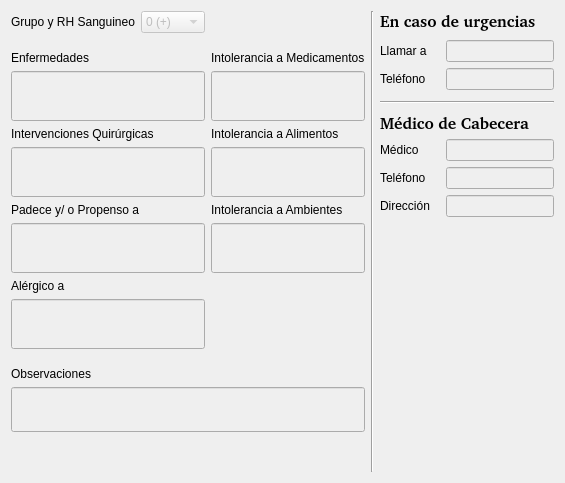
            <widget class="QWidget" name="tab_6">
             <attribute name="title">
              <string>Ficha Medica</string>
             </attribute>
             <layout class="QGridLayout" name="gridLayout_47">
              <item row="0" column="0">
               <layout class="QGridLayout" name="gridLayout_40">
                <item row="0" column="0">
                 <layout class="QGridLayout" name="gridLayout_38">
                  <item row="0" column="0">
                   <layout class="QHBoxLayout" name="horizontalLayout_18">
                    <item>
                     <widget class="QLabel" name="label_82">
                      <property name="text">
                       <string>Grupo y RH Sanguineo</string>
                      </property>
                     </widget>
                    </item>
                    <item>
                     <widget class="QComboBox" name="comboBox_9">
                      <property name="enabled">
                       <bool>false</bool>
                      </property>
                      <item>
                       <property name="text">
                        <string>0 (+)</string>
                       </property>
                      </item>
                      <item>
                       <property name="text">
                        <string>0 (-)</string>
                       </property>
                      </item>
                      <item>
                       <property name="text">
                        <string>A (+)</string>
                       </property>
                      </item>
                      <item>
                       <property name="text">
                        <string>A (-)</string>
                       </property>
                      </item>
                      <item>
                       <property name="text">
                        <string>B (+)</string>
                       </property>
                      </item>
                      <item>
                       <property name="text">
                        <string>B (-)</string>
                       </property>
                      </item>
                      <item>
                       <property name="text">
                        <string>AB (+)</string>
                       </property>
                      </item>
                      <item>
                       <property name="text">
                        <string>AB (-)</string>
                       </property>
                      </item>
                     </widget>
                    </item>
                   </layout>
                  </item>
                  <item row="2" column="0">
                   <layout class="QVBoxLayout" name="verticalLayout_3">
                    <item>
                     <widget class="QLabel" name="label_85">
                      <property name="text">
                       <string>Enfermedades</string>
                      </property>
                     </widget>
                    </item>
                    <item>
                     <widget class="QLineEdit" name="lineEdit_32">
                      <property name="enabled">
                       <bool>false</bool>
                      </property>
                      <property name="minimumSize">
                       <size>
                        <width>0</width>
                        <height>50</height>
                       </size>
                      </property>
                     </widget>
                    </item>
                   </layout>
                  </item>
                  <item row="2" column="1">
                   <layout class="QVBoxLayout" name="verticalLayout_4">
                    <item>
                     <widget class="QLabel" name="label_84">
                      <property name="text">
                       <string>Intolerancia a Medicamentos</string>
                      </property>
                     </widget>
                    </item>
                    <item>
                     <widget class="QLineEdit" name="lineEdit_38">
                      <property name="enabled">
                       <bool>false</bool>
                      </property>
                      <property name="sizePolicy">
                       <sizepolicy hsizetype="Preferred" vsizetype="Fixed">
                        <horstretch>0</horstretch>
                        <verstretch>0</verstretch>
                       </sizepolicy>
                      </property>
                      <property name="minimumSize">
                       <size>
                        <width>0</width>
                        <height>50</height>
                       </size>
                      </property>
                     </widget>
                    </item>
                   </layout>
                  </item>
                  <item row="3" column="0">
                   <layout class="QVBoxLayout" name="verticalLayout_5">
                    <item>
                     <widget class="QLabel" name="label_88">
                      <property name="text">
                       <string>Intervenciones Quirúrgicas</string>
                      </property>
                     </widget>
                    </item>
                    <item>
                     <widget class="QLineEdit" name="lineEdit_56">
                      <property name="enabled">
                       <bool>false</bool>
                      </property>
                      <property name="minimumSize">
                       <size>
                        <width>0</width>
                        <height>50</height>
                       </size>
                      </property>
                     </widget>
                    </item>
                   </layout>
                  </item>
                  <item row="3" column="1">
                   <layout class="QVBoxLayout" name="verticalLayout_6">
                    <item>
                     <widget class="QLabel" name="label_83">
                      <property name="text">
                       <string>Intolerancia a Alimentos</string>
                      </property>
                     </widget>
                    </item>
                    <item>
                     <widget class="QLineEdit" name="lineEdit_55">
                      <property name="enabled">
                       <bool>false</bool>
                      </property>
                      <property name="sizePolicy">
                       <sizepolicy hsizetype="Preferred" vsizetype="Fixed">
                        <horstretch>0</horstretch>
                        <verstretch>0</verstretch>
                       </sizepolicy>
                      </property>
                      <property name="minimumSize">
                       <size>
                        <width>0</width>
                        <height>50</height>
                       </size>
                      </property>
                     </widget>
                    </item>
                   </layout>
                  </item>
                  <item row="4" column="0">
                   <layout class="QVBoxLayout" name="verticalLayout_7">
                    <item>
                     <widget class="QLabel" name="label_91">
                      <property name="text">
                       <string>Padece y/ o Propenso a</string>
                      </property>
                     </widget>
                    </item>
                    <item>
                     <widget class="QLineEdit" name="lineEdit_33">
                      <property name="enabled">
                       <bool>false</bool>
                      </property>
                      <property name="minimumSize">
                       <size>
                        <width>0</width>
                        <height>50</height>
                       </size>
                      </property>
                     </widget>
                    </item>
                   </layout>
                  </item>
                  <item row="4" column="1">
                   <layout class="QVBoxLayout" name="verticalLayout_9">
                    <item>
                     <widget class="QLabel" name="label_81">
                      <property name="text">
                       <string>Intolerancia a Ambientes</string>
                      </property>
                     </widget>
                    </item>
                    <item>
                     <widget class="QLineEdit" name="lineEdit_58">
                      <property name="enabled">
                       <bool>false</bool>
                      </property>
                      <property name="minimumSize">
                       <size>
                        <width>0</width>
                        <height>50</height>
                       </size>
                      </property>
                     </widget>
                    </item>
                   </layout>
                  </item>
                  <item row="5" column="0">
                   <layout class="QVBoxLayout" name="verticalLayout_8">
                    <item>
                     <widget class="QLabel" name="label_89">
                      <property name="text">
                       <string>Alérgico a</string>
                      </property>
                     </widget>
                    </item>
                    <item>
                     <widget class="QLineEdit" name="lineEdit_60">
                      <property name="enabled">
                       <bool>false</bool>
                      </property>
                      <property name="minimumSize">
                       <size>
                        <width>0</width>
                        <height>50</height>
                       </size>
                      </property>
                     </widget>
                    </item>
                   </layout>
                  </item>
                  <item row="1" column="0" colspan="2">
                   <spacer name="verticalSpacer_11">
                    <property name="orientation">
                     <enum>Qt::Vertical</enum>
                    </property>
                    <property name="sizeType">
                     <enum>QSizePolicy::Fixed</enum>
                    </property>
                    <property name="sizeHint" stdset="0">
                     <size>
                      <width>20</width>
                      <height>12</height>
                     </size>
                    </property>
                   </spacer>
                  </item>
                  <item row="0" column="1">
                   <spacer name="horizontalSpacer_41">
                    <property name="orientation">
                     <enum>Qt::Horizontal</enum>
                    </property>
                    <property name="sizeHint" stdset="0">
                     <size>
                      <width>40</width>
                      <height>20</height>
                     </size>
                    </property>
                   </spacer>
                  </item>
                 </layout>
                </item>
                <item row="2" column="0">
                 <layout class="QVBoxLayout" name="verticalLayout_10">
                  <item>
                   <widget class="QLabel" name="label_86">
                    <property name="text">
                     <string>Observaciones</string>
                    </property>
                   </widget>
                  </item>
                  <item>
                   <widget class="QLineEdit" name="lineEdit_54">
                    <property name="enabled">
                     <bool>false</bool>
                    </property>
                    <property name="minimumSize">
                     <size>
                      <width>0</width>
                      <height>45</height>
                     </size>
                    </property>
                   </widget>
                  </item>
                  <item>
                   <spacer name="verticalSpacer_12">
                    <property name="orientation">
                     <enum>Qt::Vertical</enum>
                    </property>
                    <property name="sizeHint" stdset="0">
                     <size>
                      <width>20</width>
                      <height>40</height>
                     </size>
                    </property>
                   </spacer>
                  </item>
                 </layout>
                </item>
                <item row="1" column="0">
                 <spacer name="verticalSpacer_14">
                  <property name="orientation">
                   <enum>Qt::Vertical</enum>
                  </property>
                  <property name="sizeType">
                   <enum>QSizePolicy::Fixed</enum>
                  </property>
                  <property name="sizeHint" stdset="0">
                   <size>
                    <width>20</width>
                    <height>12</height>
                   </size>
                  </property>
                 </spacer>
                </item>
               </layout>
              </item>
              <item row="0" column="1">
               <widget class="Line" name="line_7">
                <property name="orientation">
                 <enum>Qt::Vertical</enum>
                </property>
               </widget>
              </item>
              <item row="0" column="2">
               <layout class="QGridLayout" name="gridLayout_46">
                <item row="0" column="0">
                 <layout class="QGridLayout" name="gridLayout_43">
                  <item row="0" column="0">
                   <widget class="QLabel" name="label_90">
                    <property name="font">
                     <font>
                      <family>Bitstream Charter</family>
                      <pointsize>12</pointsize>
                      <weight>75</weight>
                      <bold>true</bold>
                     </font>
                    </property>
                    <property name="text">
                     <string>En caso de urgencias</string>
                    </property>
                   </widget>
                  </item>
                  <item row="2" column="0">
                   <layout class="QGridLayout" name="gridLayout_39">
                    <item row="0" column="0">
                     <widget class="QLabel" name="label_94">
                      <property name="sizePolicy">
                       <sizepolicy hsizetype="Fixed" vsizetype="Preferred">
                        <horstretch>0</horstretch>
                        <verstretch>0</verstretch>
                       </sizepolicy>
                      </property>
                      <property name="minimumSize">
                       <size>
                        <width>60</width>
                        <height>0</height>
                       </size>
                      </property>
                      <property name="text">
                       <string>Llamar a</string>
                      </property>
                     </widget>
                    </item>
                    <item row="0" column="1">
                     <widget class="QLineEdit" name="lineEdit_31">
                      <property name="enabled">
                       <bool>false</bool>
                      </property>
                      <property name="sizePolicy">
                       <sizepolicy hsizetype="Expanding" vsizetype="Preferred">
                        <horstretch>0</horstretch>
                        <verstretch>0</verstretch>
                       </sizepolicy>
                      </property>
                     </widget>
                    </item>
                    <item row="1" column="0">
                     <widget class="QLabel" name="label_95">
                      <property name="minimumSize">
                       <size>
                        <width>50</width>
                        <height>0</height>
                       </size>
                      </property>
                      <property name="text">
                       <string>Teléfono</string>
                      </property>
                     </widget>
                    </item>
                    <item row="1" column="1">
                     <widget class="QLineEdit" name="lineEdit_59">
                      <property name="enabled">
                       <bool>false</bool>
                      </property>
                      <property name="sizePolicy">
                       <sizepolicy hsizetype="Expanding" vsizetype="Preferred">
                        <horstretch>0</horstretch>
                        <verstretch>0</verstretch>
                       </sizepolicy>
                      </property>
                     </widget>
                    </item>
                   </layout>
                  </item>
                  <item row="1" column="0">
                   <spacer name="verticalSpacer_17">
                    <property name="orientation">
                     <enum>Qt::Vertical</enum>
                    </property>
                    <property name="sizeType">
                     <enum>QSizePolicy::Fixed</enum>
                    </property>
                    <property name="sizeHint" stdset="0">
                     <size>
                      <width>20</width>
                      <height>3</height>
                     </size>
                    </property>
                   </spacer>
                  </item>
                 </layout>
                </item>
                <item row="3" column="0">
                 <widget class="Line" name="line_3">
                  <property name="orientation">
                   <enum>Qt::Horizontal</enum>
                  </property>
                 </widget>
                </item>
                <item row="4" column="0">
                 <layout class="QGridLayout" name="gridLayout_45">
                  <item row="1" column="0">
                   <widget class="QLabel" name="label_96">
                    <property name="font">
                     <font>
                      <family>Bitstream Charter</family>
                      <pointsize>12</pointsize>
                      <weight>75</weight>
                      <bold>true</bold>
                     </font>
                    </property>
                    <property name="text">
                     <string>Médico de Cabecera</string>
                    </property>
                   </widget>
                  </item>
                  <item row="2" column="0">
                   <layout class="QGridLayout" name="gridLayout_41">
                    <item row="0" column="0">
                     <widget class="QLabel" name="label_93">
                      <property name="sizePolicy">
                       <sizepolicy hsizetype="Preferred" vsizetype="Preferred">
                        <horstretch>0</horstretch>
                        <verstretch>0</verstretch>
                       </sizepolicy>
                      </property>
                      <property name="minimumSize">
                       <size>
                        <width>60</width>
                        <height>0</height>
                       </size>
                      </property>
                      <property name="text">
                       <string>Médico</string>
                      </property>
                     </widget>
                    </item>
                    <item row="0" column="1">
                     <widget class="QLineEdit" name="lineEdit_62">
                      <property name="enabled">
                       <bool>false</bool>
                      </property>
                     </widget>
                    </item>
                   </layout>
                  </item>
                  <item row="3" column="0">
                   <layout class="QGridLayout" name="gridLayout_42">
                    <item row="0" column="0">
                     <widget class="QLabel" name="label_92">
                      <property name="sizePolicy">
                       <sizepolicy hsizetype="Preferred" vsizetype="Preferred">
                        <horstretch>0</horstretch>
                        <verstretch>0</verstretch>
                       </sizepolicy>
                      </property>
                      <property name="minimumSize">
                       <size>
                        <width>60</width>
                        <height>0</height>
                       </size>
                      </property>
                      <property name="text">
                       <string>Teléfono</string>
                      </property>
                     </widget>
                    </item>
                    <item row="0" column="1">
                     <widget class="QLineEdit" name="lineEdit_57">
                      <property name="enabled">
                       <bool>false</bool>
                      </property>
                     </widget>
                    </item>
                   </layout>
                  </item>
                  <item row="4" column="0">
                   <layout class="QGridLayout" name="gridLayout_44">
                    <item row="0" column="0">
                     <widget class="QLabel" name="label_87">
                      <property name="minimumSize">
                       <size>
                        <width>60</width>
                        <height>0</height>
                       </size>
                      </property>
                      <property name="text">
                       <string>Dirección</string>
                      </property>
                     </widget>
                    </item>
                    <item row="0" column="1">
                     <widget class="QLineEdit" name="lineEdit_63">
                      <property name="enabled">
                       <bool>false</bool>
                      </property>
                     </widget>
                    </item>
                   </layout>
                  </item>
                  <item row="5" column="0">
                   <spacer name="verticalSpacer_13">
                    <property name="orientation">
                     <enum>Qt::Vertical</enum>
                    </property>
                    <property name="sizeHint" stdset="0">
                     <size>
                      <width>20</width>
                      <height>40</height>
                     </size>
                    </property>
                   </spacer>
                  </item>
                  <item row="0" column="0">
                   <spacer name="verticalSpacer_16">
                    <property name="orientation">
                     <enum>Qt::Vertical</enum>
                    </property>
                    <property name="sizeType">
                     <enum>QSizePolicy::Fixed</enum>
                    </property>
                    <property name="sizeHint" stdset="0">
                     <size>
                      <width>0</width>
                      <height>3</height>
                     </size>
                    </property>
                   </spacer>
                  </item>
                 </layout>
                </item>
                <item row="1" column="0">
                 <spacer name="verticalSpacer_15">
                  <property name="orientation">
                   <enum>Qt::Vertical</enum>
                  </property>
                  <property name="sizeType">
                   <enum>QSizePolicy::Fixed</enum>
                  </property>
                  <property name="sizeHint" stdset="0">
                   <size>
                    <width>20</width>
                    <height>5</height>
                   </size>
                  </property>
                 </spacer>
                </item>
               </layout>
              </item>
             </layout>
            </widget>
